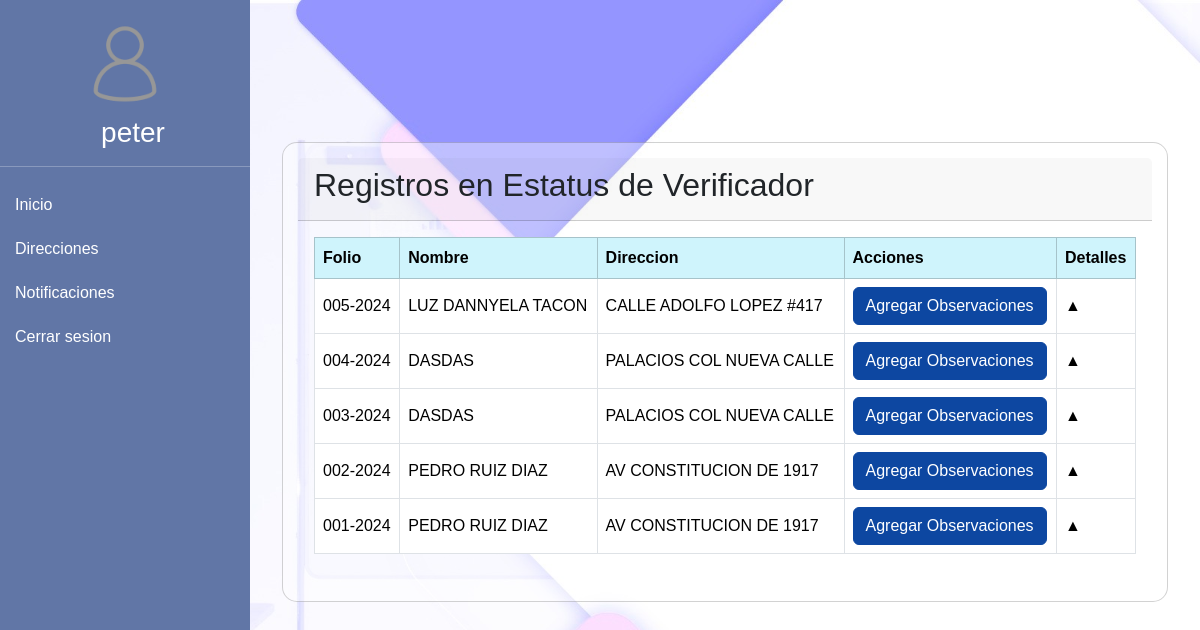
Page /php/verificador/verificador.php (signed in) on the earlier database version.
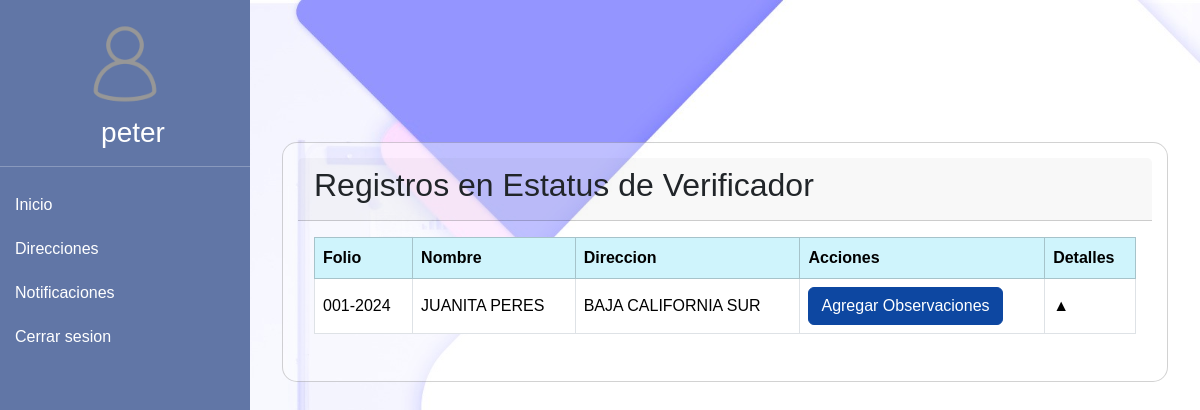
Same page on the later database version.
### tables this page shows
CREATE TABLE `formulario` (
  `folio` varchar(11) NOT NULL,
  `nombre_propietario` varchar(100) NOT NULL,
  `direccion` varchar(255) NOT NULL,
  `localidad` varchar(100) NOT NULL,
  `numeroDireccion` varchar(5) NOT NULL,
  `tipo_tramite` varchar(100) NOT NULL,
  `fecha_ingreso` varchar(12) NOT NULL,
  `nombre_solicitante` varchar(100) NOT NULL,
  `telefono` varchar(15) NOT NULL,
  `correo` varchar(100) NOT NULL,
  `usuario_recibe` varchar(100) NOT NULL,
  `observaciones` text DEFAULT NULL,
  `fecha_entrega_estimada` varchar(12) DEFAULT NULL,
  `ubicacion` varchar(255) DEFAULT NULL,
  `escrituras` varchar(255) DEFAULT NULL,
  `boleta_predial` varchar(100) DEFAULT NULL,
  `identificacion` varchar(255) NOT NULL,
  `estatus` varchar(30) NOT NULL,
  `created_at` timestamp NOT NULL DEFAULT current_timestamp(),
  `updated_at` timestamp NOT NULL DEFAULT current_timestamp() ON UPDATE current_timestamp(),
  `cord_lat` varchar(30) NOT NULL,
  `cord_long` varchar(30) NOT NULL
);

### php/verificador/usuario.php (called while the page is built, shortened)
<?php
$username = $_SESSION["username"];
$conn = connection();
$sql = "SELECT * FROM `formulario` WHERE estatus = 'verificador' ORDER BY `folio` DESC";
$result = $conn->query($sql);
?>

### php/verificador/verificador.php (the view, shortened to what this page needs)
<?php
 include('usuario.php');
?>
<!DOCTYPE html>
<html lang="en">
<head>
    <link href="https://cdn.jsdelivr.net/npm/bootstrap@5.3.2/dist/css/bootstrap.min.css" rel="stylesheet">
    <link rel="stylesheet" href="../../css/globals.css">
</head>
<body>
    <?php include('sidenav.php'); ?>
    <div class="content">
        <div class="card">
            <div class="card-header">
                <h2>Registros en Estatus de Verificador</h2>
            </div>
            <div class="card-body">
                <table class="table table-bordered">
                    <thead class="table-info">
                        <tr>
                            <th>Folio</th>
                            <th>Nombre</th>
                            <th>Direccion</th>
                            <th>Acciones</th>
                            <th>Detalles</th>
                        </tr>
                    </thead>
                    <tbody>
                        <?php if ($result && $result->num_rows > 0): ?>
                            <?php while ($row = $result->fetch_assoc()): ?>
                                <tr>
                                    <td><?php echo htmlspecialchars($row['folio']); ?></td>
                                    <td><?php echo htmlspecialchars($row['nombre_propietario']); ?></td>
                                    <td><?php echo htmlspecialchars($row['direccion']); ?></td>
                                    <td>
                                        <?php if ($row['estatus'] !== 'ventanilla'): ?>
                                            <button type="button" class="btn btn-primary" data-bs-toggle="modal" data-bs-target="#modal-<?php echo htmlspecialchars($row['folio']); ?>">
                                                <i class="bi bi-pencil"></i> Agregar Observaciones
                                            </button>
                                        <?php endif; ?>
                                    </td>
                                    <td>
                                        <span class="collapse-toggle" data-bs-toggle="collapse" data-bs-target="#details-<?php echo htmlspecialchars($row['folio']); ?>">
                                            &#9650;
                                        </span>
                                    </td>
                                </tr>
                            <?php endwhile; ?>
                        <?php else: ?>
                            <tr>
                                <td colspan="5">No se encontraron registros.</td>
                            </tr>
                        <?php endif; ?>
                    </tbody>
                </table>
            </div>
        </div>
    </div>
</body>
</html>

### php/verificador/sidenav.php (shortened to what this page needs)
<div class="sidebar">
    <div class="user-info">
        <img src="../../img/user.png" alt="User Image">
        <h3><?php echo htmlspecialchars($username); ?></h3>
    </div>
    <hr>
        <a href="verificador.php">Inicio</a>
        <a href="direccion.php">Direcciones</a>
        <a href="#">Notificaciones</a>
        <a href="../cerrar_sesion.php">Cerrar sesion</a>
</div>

### css/globals.css (style rules this page uses)
*, *::before, *::after { box-sizing: border-box; margin: 0; padding: 0; }
body { font-family: system-ui, -apple-system, BlinkMacSystemFont, 'Segoe UI', Roboto, Oxygen, Ubuntu, Cantarell, 'Open Sans', 'Helvetica Neue', sans-serif; background-image: url(../img/bg.jpg); background-size: cover; }

### php/verificador/verificador.php (style rules this page uses)
body { background-color: #f0f2f5; font-family: Arial, sans-serif; }
.content { margin-top: 80px; padding: 2rem; }
.card { background-color: rgba(255, 255, 255, 0.4); border-radius: 15px; margin-top: 30px; padding: 15px; }
.btn-primary { background-color: #0d47a1; border-color: #0d47a1; }
.collapse-toggle { cursor: pointer; }

### php/verificador/sidenav.php (style rules this page uses)
body { background-color: #f0f2f5; font-family: Arial, sans-serif; }
.sidebar { height: 100vh; position: fixed; top: 0; left: 0; width: 250px; background-color: #6176A6; padding-top: 1rem; color: #fff; overflow-y: auto; }
.sidebar h3 { padding-left: 1rem; margin-bottom: 1rem; }
.sidebar a { color: #fff; padding: 10px 15px; text-decoration: none; display: block; transition: none; border-radius: 5px; }
.content { margin-left: 250px; padding: 2rem; }
.table th, .table td { vertical-align: middle; }
.user-info { text-align: center; padding: 0 1rem; }
.user-info img { width: 100px; border-radius: 50%; }

Differences in the rows shown:
removed formulario: folio "005-2024", nombre_propietario "LUZ DANNYELA TACON", direccion "CALLE ADOLFO LOPEZ #417"
removed formulario: folio "004-2024", nombre_propietario "DASDAS", direccion "PALACIOS COL NUEVA CALLE"
removed formulario: folio "003-2024", nombre_propietario "DASDAS", direccion "PALACIOS COL NUEVA CALLE"
removed formulario: folio "002-2024", nombre_propietario "PEDRO RUIZ DIAZ", direccion "AV CONSTITUCION DE 1917"
changed formulario "001-2024": nombre_propietario "PEDRO RUIZ DIAZ" → "JUANITA PERES"; direccion "AV CONSTITUCION DE 1917" → "BAJA CALIFORNIA SUR"
